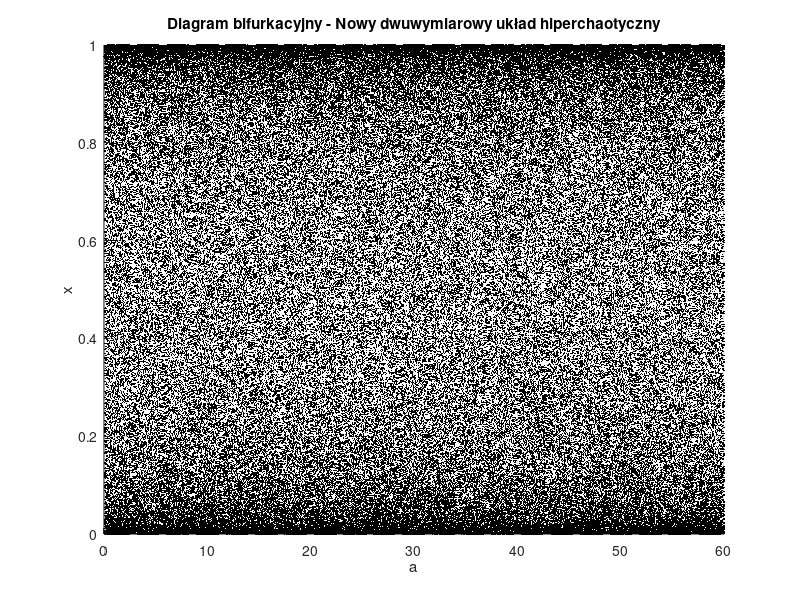

This figure's MATLAB source: (Note: a time limit stopped this script after it produced the figure.)
% =========================================================================
% Title: New 2D Hyperchaotic System Analysis
% Description: Generates bifurcation diagram and Lyapunov exponents.
% =========================================================================
clear; clc; close all;

%% 1. Parameter Configuration
a_range = linspace(0, 60, 600); 
b = 30;                         
x0 = 0.2;                        
y0 = 0.3;
n_transient = 200;                
n_iter = 400;                     

LE1 = zeros(size(a_range));
LE2 = zeros(size(a_range));
sys_title = 'Nowy dwuwymiarowy układ hiperchaotyczny';

%% 2. Generating and Saving Bifurcation Diagram
fig1 = figure('Name', 'Bifurkacja', 'Position', [100, 100, 800, 500]);
hold on;

disp('Generowanie diagramu bifurkacyjnego...');
for i = 1:length(a_range)
    a = a_range(i);
    x = x0; y = y0;
    
    % Transient iterations
    for n = 1:n_transient
        x_next = sin(a*pi*x + b*y)^2;
        y_next = cos(b*pi/y + a*x)^2;
        x = x_next; y = y_next;
    end
    
    % Data collection
    x_data = zeros(1, n_iter);
    for n = 1:n_iter
        x_next = sin(a*pi*x + b*y)^2;
        y_next = cos(b*pi/y + a*x)^2;
        x = x_next; y = y_next;
        x_data(n) = x;
    end
    plot(ones(1, n_iter)*a, x_data, 'k.', 'MarkerSize', 0.5);
end

title(['Diagram bifurkacyjny - ', sys_title]);
xlabel('a'); ylabel('x');
xlim([0 60]); ylim([0 1]);
grid on;

% Saving bifurcation diagram
saveas(fig1, 'diagram_bifurkacyjny.png');
disp('Zapisano: diagram_bifurkacyjny.png');

%% 3. Calculating and Saving Lyapunov Exponents
fig2 = figure('Name', 'Wykladniki Lapunowa', 'Position', [150, 150, 800, 500]);

disp('Obliczanie wykładników Lapunowa...');
N_LE = 1000; 
for i = 1:length(a_range)
    a = a_range(i);
    x = x0; y = y0;
    sum_log_eig = zeros(2, 1);
    
    for n = 1:N_LE
        x_next = sin(a*pi*x + b*y)^2;
        y_next = cos(b*pi/y + a*x)^2;
        
        % Jacobian matrix calculation
        J11 = 2*sin(a*pi*x + b*y)*cos(a*pi*x + b*y)*(a*pi);
        J12 = 2*sin(a*pi*x + b*y)*cos(a*pi*x + b*y)*(b);
        J21 = 2*cos(b*pi/y + a*x)*(-sin(b*pi/y + a*x))*(a);
        J22 = 2*cos(b*pi/y + a*x)*(-sin(b*pi/y + a*x))*(-b*pi/(y^2));
        
        Jac = [J11, J12; J21, J22];
        x = x_next; y = y_next;
        
        eig_vals = abs(eig(Jac));
        sum_log_eig = sum_log_eig + log(max(eig_vals, 1e-10)); 
    end
    
    LE_vals = sort(sum_log_eig / N_LE, 'descend');
    LE1(i) = LE_vals(1);
    LE2(i) = LE_vals(2);
end

plot(a_range, LE1, 'r', 'LineWidth', 1); hold on;
plot(a_range, LE2, 'b', 'LineWidth', 1);
title(['Wykładniki Lapunowa - ', sys_title]);
xlabel('a'); ylabel('\lambda');
legend('LE_1', 'LE_2', 'Location', 'southeast');
grid on;
xlim([0 60]);

% Saving Lyapunov plot
saveas(fig2, 'wykladniki_lapunowa.png');
disp('Zapisano: wykladniki_lapunowa.png');

%% 4. Saving Numerical Data

% Preparing LE results table
resultsTable = table(a_range', LE1', LE2', ...
    'VariableNames', {'Parametr_a', 'LE1', 'LE2'});

% Saving data to files (added to match the print statement)
writetable(resultsTable, 'dane_lapunowa.csv');
save('pelne_dane_systemu.mat', 'a_range', 'LE1', 'LE2', 'b', 'x0', 'y0');

fprintf('\nZakończono sukcesem!\nUtworzono pliki graficzne:\n - diagram_bifurkacyjny.png\n - wykladniki_lapunowa.png\nOraz pliki danych:\n - dane_lapunowa.csv\n - pelne_dane_systemu.mat\n');
